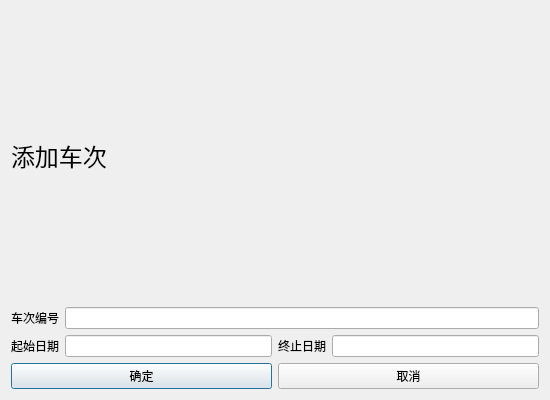
<?xml version="1.0" encoding="UTF-8"?>
<ui version="4.0">
 <class>adminaddtrain</class>
 <widget class="QDialog" name="adminaddtrain">
  <property name="geometry">
   <rect>
    <x>0</x>
    <y>0</y>
    <width>550</width>
    <height>400</height>
   </rect>
  </property>
  <property name="windowTitle">
   <string>Dialog</string>
  </property>
  <layout class="QVBoxLayout" name="verticalLayout">
   <item>
    <widget class="QLabel" name="label">
     <property name="font">
      <font>
       <family>微软雅黑 Light</family>
       <pointsize>18</pointsize>
      </font>
     </property>
     <property name="text">
      <string>添加车次</string>
     </property>
    </widget>
   </item>
   <item>
    <layout class="QHBoxLayout" name="horizontalLayout">
     <item>
      <widget class="QLabel" name="label_2">
       <property name="text">
        <string>车次编号</string>
       </property>
      </widget>
     </item>
     <item>
      <widget class="QLineEdit" name="train_name"/>
     </item>
    </layout>
   </item>
   <item>
    <layout class="QHBoxLayout" name="horizontalLayout_2">
     <item>
      <widget class="QLabel" name="label_3">
       <property name="text">
        <string>起始日期</string>
       </property>
      </widget>
     </item>
     <item>
      <widget class="QLineEdit" name="from"/>
     </item>
     <item>
      <widget class="QLabel" name="label_4">
       <property name="text">
        <string>终止日期</string>
       </property>
      </widget>
     </item>
     <item>
      <widget class="QLineEdit" name="to"/>
     </item>
    </layout>
   </item>
   <item>
    <layout class="QHBoxLayout" name="horizontalLayout_3">
     <item>
      <widget class="QPushButton" name="pushButton">
       <property name="text">
        <string>确定</string>
       </property>
      </widget>
     </item>
     <item>
      <widget class="QPushButton" name="pushButton_2">
       <property name="text">
        <string>取消</string>
       </property>
      </widget>
     </item>
    </layout>
   </item>
  </layout>
 </widget>
 <resources/>
 <connections/>
</ui>
